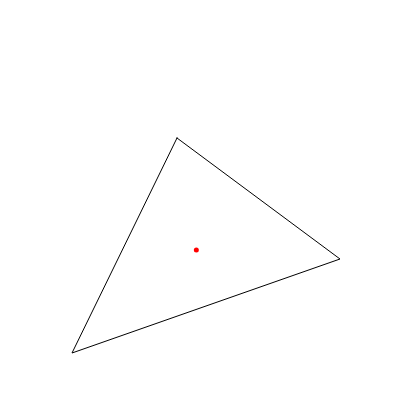
Frame 1 (no input)
Frame 60 (no input): identical to frame 1, image omitted
Frame 120 (the mouse pressed at the canvas centre since frame 60): identical to frame 1, image omitted

The p5.js sketch that drew this single still picture (run headless with seeded random() and noise() and a simulated clock; from frame 60 on, the mouse is pressed at the canvas centre):

// p5.js sketch
// ── sketch.js
let vertices = [
  { isPInst: true, x: 177, y: 138, z: 0 },
  { isPInst: true, x: 72, y: 353, z: 0 },
  { isPInst: true, x: 340, y: 259, z: 0 },
];
let vectors = [];
let angle = 0;
let offset = null;
let center = null;

function setup() {
  createCanvas(400, 400);
  stroke("black");
  for (const vtx of vertices) {
    vectors.push(createVector(vtx.x, vtx.y));
  }
  center = createVector(0, 0);
  for (let v of vectors) {
    center.add(v);
  }
  center.div(vectors.length);
}

mousePressed = () => {
  offset = mouseX;
  center = createVector(0, 0);
  for (let v of vectors) {
    center.add(v);
  }
  center.div(vectors.length);
};

mouseDragged = () => {
  angle = map(mouseX - offset, 0, width, 0, TWO_PI);
  offset = mouseX;
  // Calculate the center (average position)
  center = createVector(0, 0);
  for (let v of vectors) {
    center.add(v);
  }
  center.div(vectors.length);

  for (let i = 0; i < vectors.length; i++) {
    v = vectors[i];
    let relativePos = p5.Vector.sub(v, center);
    let rotatedPos = relativePos.copy().rotate(angle);
    let updatedVector = p5.Vector.add(rotatedPos, center);
    vectors[i] = updatedVector;
  }
};

function draw() {
  background(255);

  push();
  noFill();
  stroke(0);
  beginShape();
  for (const v of vectors) {
    vertex(v.x, v.y);
  }
  endShape(CLOSE);
  pop();

  noStroke();
  fill(255, 0, 0);
  if (center) {
    circle(center.x, center.y, 5);
  }
}
